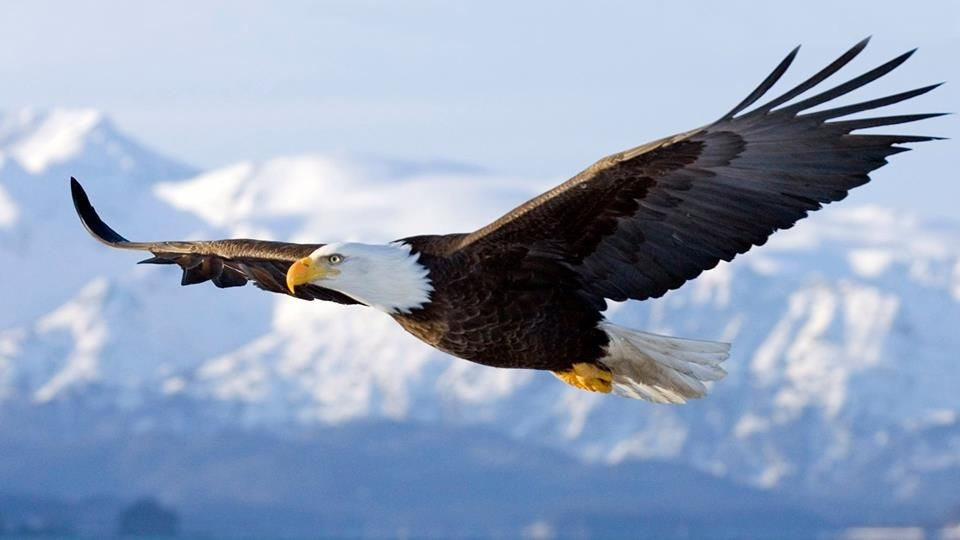
#> input picture test_images/chimung.jpg, 960 x 540 px, found by its file name; the run also reads 1 picture not shown here
$ jupyter execute --allow-errors Animal_yolov7.ipynb   (shell and % lines are left out)   (text cells are left out)
#> lines starting #> are read from the running program, lines starting #| are printed output that depends on the picture; pictures that were not available may be replaced by others from this repository, and a replacement may not be noted
[cell 1]
from google.colab import drive
drive.mount('/content/drive')

#> (a cell that did not finish here is left out)

[cell 3]
# import thư viện
import os
import re
import cv2
import glob
import numpy as np
import pandas as pd
import matplotlib.pyplot as plt

[cell 4]
# Số lượng class có trong tập train và test
train_dir = "train"
test_dir = "test"

all_train_subdir=glob.glob(train_dir+"/*")
all_test_subdir=glob.glob(test_dir+"/*")

train_classes=[os.path.basename(pp) for pp in all_train_subdir]
test_classes=[os.path.basename(pp) for pp in all_test_subdir]

print("There is %d classes in train dataset, and %d classes in test dataset"%(len(train_classes), len(test_classes)))

[cell 5]
# Tạo DataFrame của dataset
train_image_counts={os.path.basename(pp):[len(glob.glob(os.path.join(pp, "*.jpg")))] for pp in all_train_subdir}
test_image_counts={os.path.basename(pp):[len(glob.glob(os.path.join(pp, "*.jpg")))] for pp in all_test_subdir}
train_data_df = pd.DataFrame(train_image_counts, index=["train"]).transpose()
test_data_df = pd.DataFrame(test_image_counts, index=["test"]).transpose()
all_data_df=train_data_df.copy()
all_data_df["test"]=test_data_df

[cell 6]
# Trực quan số lượng mẫu train và test của từng class
all_data_df.sort_values(by=["train","test"], ascending=False, inplace= True)
all_data_df.plot(kind="bar", legend=True, figsize=(20,5), title="Image Counts in Each Class");
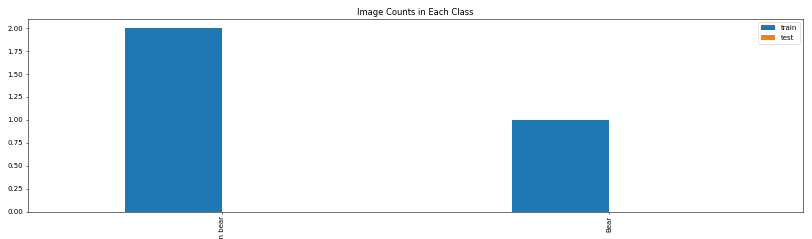
#> figure drawn by matplotlib, 1 panel

[cell 7]
# Lấy tên class
animals_to_detect = os.listdir("test")

[cell 8]
# Tổ chức lại hình ảnh và nhãn theo đúng cấu trúc yolov7

[cell 9]
def process_img(input_dir, output_dir):
#> called with input_dir = 'train', output_dir = 'images/train'
  size = (640,640)
  for animal_specie in animals_to_detect:
      image_file_name = os.listdir(input_dir+"/"+animal_specie)
      for i in range(0,len(image_file_name)):
              if image_file_name[i] != "Label":
                  img = cv2.imread(input_dir+"/"+animal_specie+"/"+image_file_name[i], cv2.IMREAD_COLOR)
#> img is the input picture: shape (540, 960, 3); mean B, G, R 188, 162.9, 147.3
                  img = cv2.cvtColor(img,cv2.COLOR_BGR2RGB)
                  img = cv2.resize(img, size)
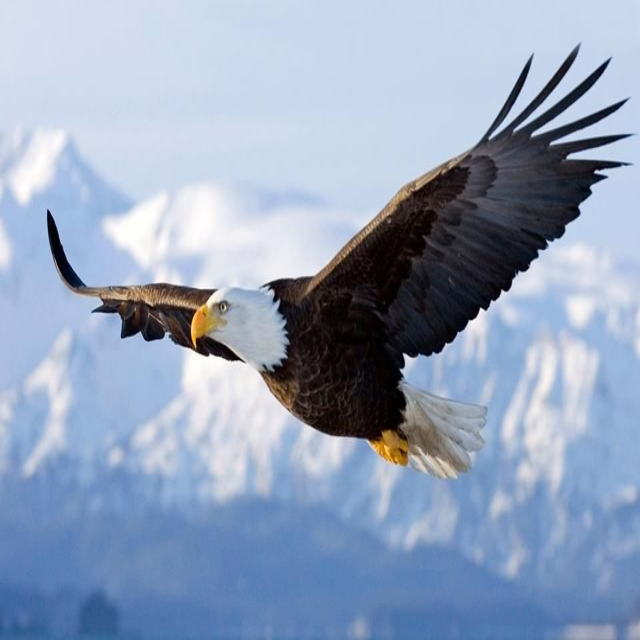
#> img: shape (640, 640, 3); mean R, G, B 147.2, 162.8, 188
                  cv2.imwrite(output_dir+"/"+image_file_name[i], img)

[cell 10]
# Xử lý ảnh
process_img("train", "images/train")
process_img("test", "images/val")

[cell 11]
animals_encoding = {}
for i, label in enumerate(animals_to_detect):
  animals_encoding[label] = i

[cell 12]
def process_label(input_files_path,output_files_path):
    for animal_specie in animals_to_detect:
        txt_file_name = os.listdir(input_files_path+"/"+animal_specie+"/Label")
        for i in range(0,len(txt_file_name)):
                with open(input_files_path+"/"+animal_specie + "/Label/" + txt_file_name[i], "r") as source:
                       with open(output_files_path+"/"+ txt_file_name[i], "w") as destination :
                            image_file_name_no_ext = txt_file_name[i][0:len(txt_file_name[i])-4]
                            img = cv2.imread(input_files_path+"/"+animal_specie+"/"+image_file_name_no_ext+".jpg", cv2.IMREAD_COLOR)
                            height = img.shape[0]
                            width = img.shape[1]
                            for line in source:
                                labeling_data = line.split()
                                xmin = float(labeling_data[-4])
                                ymin = float(labeling_data[-3])
                                xmax = float(labeling_data[-2])
                                ymax = float(labeling_data[-1])
                                cx = (xmin + xmax)/2.0/width
                                cy = (ymin + ymax)/2.0/height
                                box_width = (xmax - xmin)/width
                                box_height = (ymax - ymin)/height
                                if animal_specie != "Buffalo":
                                    destination.write(str(animals_encoding[re.split(' \d', line)[0]])+" ")
                                    destination.write(str(cx)+" ")
                                    destination.write(str(cy)+" ")
                                    destination.write(str(box_width)+" ")
                                    destination.write(str(box_height)+"\n")
                                else:
                                    destination.write(str(animals_encoding[re.split(' \d', line)[0]])+" ")
                                    destination.write(str(xmin)+" ")
                                    destination.write(str(ymin)+" ")
                                    destination.write(str(xmax)+" ")
                                    destination.write(str(ymax)+"\n")

#> (a cell that did not finish here is left out)

[cell 14]
# Clone yolov7

[cell 15]
cd yolov7

[cell 16]
len(animals_to_detect)

[cell 17]
# Tạo file data yaml

[cell 18]
with open("data/mydataset.yaml", "a") as yaml_file:
    yaml_file.write("names: "+str(animals_to_detect))

[cell 19]
# Train model YOLOv7 với dữ liệu

[cell 20]
plt.figure(figsize=(30, 16))
img = cv2.imread("runs/train/exp10/results.png")
img_rgb = cv2.cvtColor(img, cv2.COLOR_BGR2RGB)
plt.imshow(img_rgb)

[cell 21]
plt.figure(figsize= (40 , 30))
ax = plt.subplot(2 , 2 , 1)
plt.title("P_curve")
img = cv2.imread("runs/train/exp10/P_curve.png")
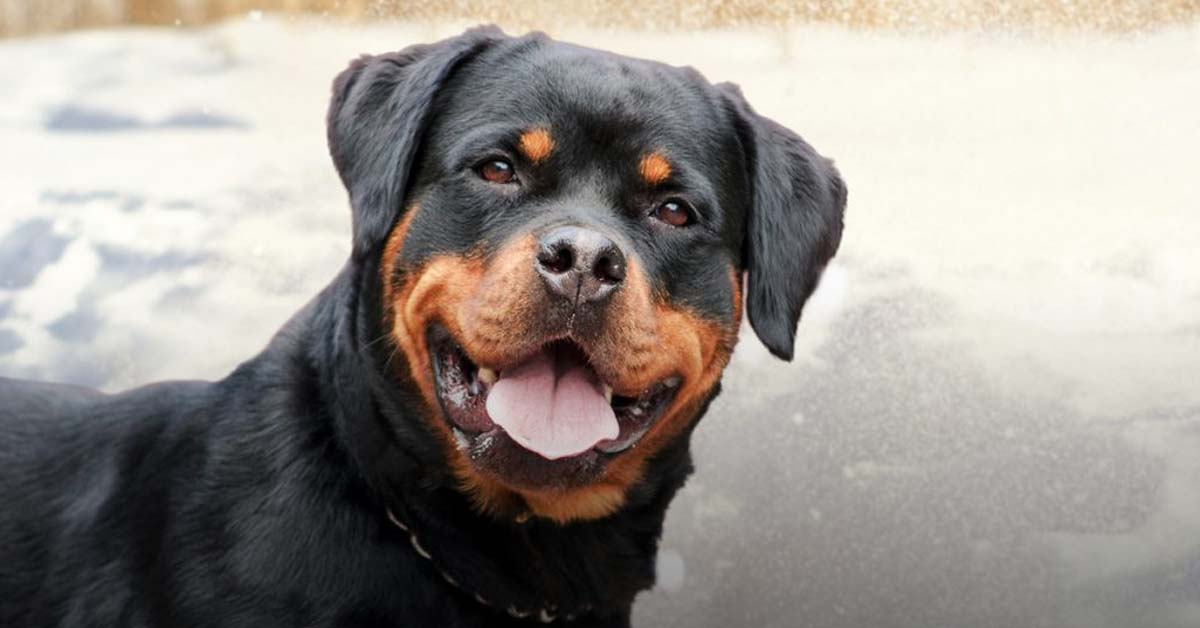
#> input picture test_images/cho.jpg, 1200 x 628 px, given in place of P_curve.png, which was not available
#> img is the input picture: shape (628, 1200, 3); mean B, G, R 143.3, 148.7, 154.6
img_rgb = cv2.cvtColor(img, cv2.COLOR_BGR2RGB)
plt.imshow(img_rgb)
ax = plt.subplot(2 , 2 , 2)
plt.title("R_curve")
img = cv2.imread("runs/train/exp10/R_curve.png")
img_rgb = cv2.cvtColor(img, cv2.COLOR_BGR2RGB)
plt.imshow(img_rgb)
ax = plt.subplot(2 , 2 , 3)
plt.title("PR_curve")
img = cv2.imread("runs/train/exp10/PR_curve.png")
#> (the rest of this cell did not finish here and is left out)

#> (a cell that did not finish here is left out)

[cell 23]
path_img= "./runs/detect/exp"
detect_img = os.listdir(path_img)
for i in detect_img:
  print(path_img+"/"+i)
  plt.figure(figsize=(30, 16))
  img = cv2.imread(path_img+"/"+i)
  img_rgb = cv2.cvtColor(img, cv2.COLOR_BGR2RGB)
  plt.imshow(img_rgb)
  plt.show()

[cell 24]
cd runs/detect/exp2/

[cell 25]
for i in os.listdir():
    cap = cv2.VideoCapture(i)

    # kiểm tra video, nếu lỗi ở bước này, hãy kiểm tra đường dẫn của tệp!!
    if cap.isOpened()== False:
        print("Error opening the video file. Please double check your file path for types. Or move the movie file to the same location as this notebook")

    while cap.isOpened():

        # Đọc file video.
        ret, frame = cap.read()

        if ret == True:
            cv2.imshow('frame',frame)

            # Ấn phím q để thoát
            if cv2.waitKey(25) & 0xFF == ord('q'):

#> (key q is pressed here)
